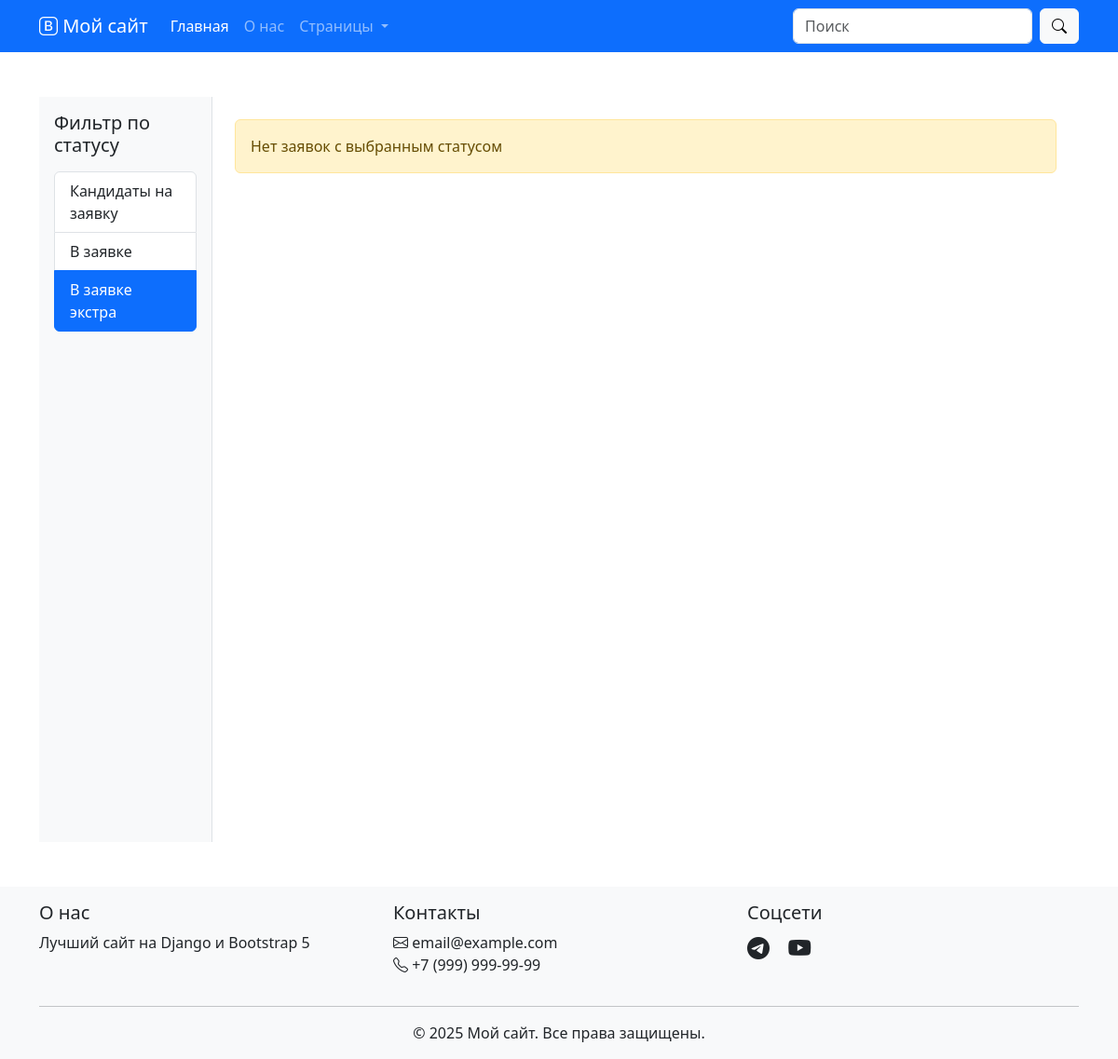
The page /request/?status=extra on the database as committed earlier.
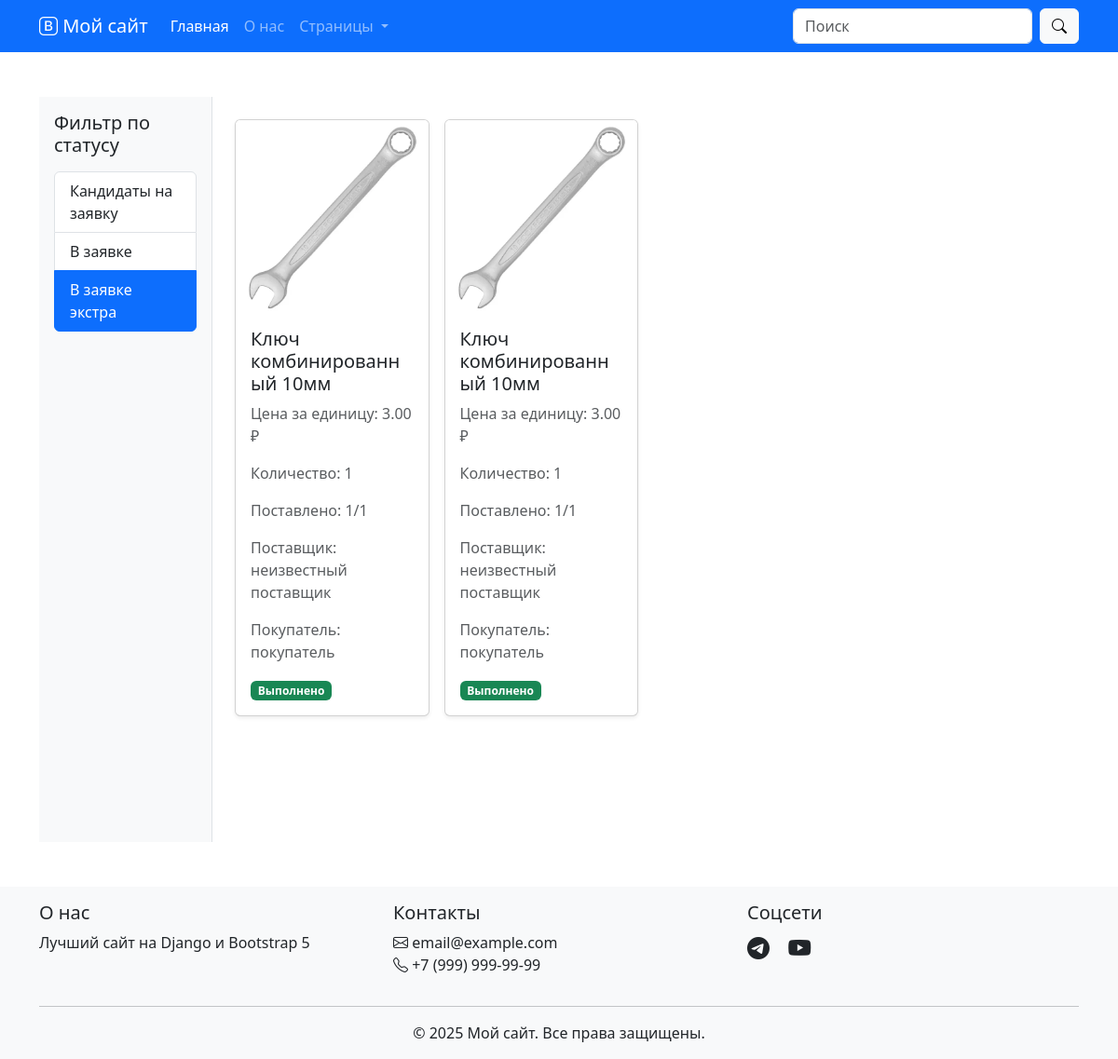
The same page on the database as committed later.
### request/models.py (models this page shows, shortened)
class RequestItem(models.Model):
    request = models.ForeignKey(Request, on_delete=models.CASCADE, related_name='items', verbose_name=_('Заявка'))
    delivered_quantity = models.PositiveIntegerField(_('Поставлено'), default=0, help_text=_('Количество уже поставленных единиц'))
    is_completed = models.BooleanField(_('Выполнено'), default=False, help_text=_('Заявка полностью выполнена'))
    product = models.ForeignKey(Product, on_delete=models.PROTECT, related_name='request_items', verbose_name=_('Товар'))
    quantity = models.PositiveIntegerField(_('Количество'), default=1)
    price_per_unit = models.DecimalField(_('Цена за единицу'), max_digits=10, decimal_places=2, default=0)
    supplier = models.CharField(_('Поставщик'), max_length=255, default='неизвестный поставщик')
    customer = models.CharField(_('Покупатель'), max_length=255, default='покупатель')
    @property
    def delivery_progress(self):
        return f"{self.delivered_quantity}/{self.quantity}"

### goods/models.py (models this page shows, shortened)
class Product(models.Model):
    code = models.CharField(
        max_length=100,
        unique=True,
        verbose_name='Код товара'
    )
    name = models.CharField(
        max_length=255,
        verbose_name='Название товара'
    )
    description = models.TextField(
        verbose_name='Описание товара',
        blank=True,
        null=True
    )
    category = models.ForeignKey(
        Category,
        on_delete=models.SET_NULL,
        related_name='products',
        verbose_name='Категория',
        blank=True,
        null=True
    )
    created_at = models.DateTimeField(
        default=timezone.now,
        verbose_name='Дата создания'
    )
    updated_at = models.DateTimeField(
        auto_now=True,
        verbose_name='Дата последнего обновления'
    )
    class Meta:
        app_label = 'goods'
        verbose_name = 'Товар'
        verbose_name_plural = 'Товары'
        ordering = ['name']
    @property
    def main_image(self):
        return self.product_images.filter(is_main=True).first()

### files/models.py (models this page shows, shortened)
class ProductImage(models.Model):
    product = models.ForeignKey(
        'goods.Product',
        on_delete=models.CASCADE,
        related_name='product_images',
        verbose_name='Товар'
    )
    image = models.ImageField(
        upload_to=product_image_upload_path,
        verbose_name='Изображение'
    )
    code = models.CharField(
        max_length=100,
        verbose_name='Код изображения',
        help_text='Должен совпадать с кодом товара'
    )
    is_main = models.BooleanField(
        default=False,
        verbose_name='Главное изображение'
    )
    created_at = models.DateTimeField(
        auto_now_add=True,
        verbose_name='Дата создания'
    )
    class Meta:
        app_label = 'files'
        verbose_name = 'Изображение товара'
        verbose_name_plural = 'Изображения товаров'
        ordering = ['-is_main', 'created_at']

### request/views.py (the view)
# urls.py: path('', views.requests_view, name='requests_list'),
def requests_view(request):
    status = request.GET.get('status', 'candidate')  # по умолчанию показываем кандидатов
    items = RequestItem.objects.filter(request__status=status).select_related('product', 'request')
    context = {
        'request_items': items,
        'status': status,
    }
    return render(request, 'store/requests.html', context)

### store/templates/store/requests.html (shortened to what this page needs)
{% extends 'store/base.html' %}
{% load static %}
{% block content %}
<div class="container-fluid">
    <div class="row">
        <aside class="col-md-3 col-lg-2 bg-light p-3 border-end vh-100">
            <h5 class="mb-3">Фильтр по статусу</h5>
            <div class="list-group">
                <a href="{% url 'request:requests_list' %}?status=candidate" class="list-group-item list-group-item-action {% if status == 'candidate' %}active{% endif %}">
                    Кандидаты на заявку
                </a>
                <a href="{% url 'request:requests_list' %}?status=in_request" class="list-group-item list-group-item-action {% if status == 'in_request' %}active{% endif %}">
                    В заявке
                </a>
                <a href="{% url 'request:requests_list' %}?status=extra" class="list-group-item list-group-item-action {% if status == 'extra' %}active{% endif %}">
                    В заявке экстра
                </a>
            </div>
        </aside>
        <main class="col-md-9 col-lg-10 p-4">
            <div class="row g-3" id="request-list">
                {% for item in request_items %}
                <div class="col-md-4 col-lg-3" id="request-item-{{ item.id }}">
                    <div class="card h-100 shadow-sm">
                        {% if item.product.main_image %}
                            <img src="{{ item.product.main_image.image.url }}" class="card-img-top" alt="{{ item.product.name }}">
                        {% else %}
                            <img src="{% static 'images/no-image.png' %}" class="card-img-top" alt="{{ item.product.name }}">
                        {% endif %}
                        <div class="card-body">
                            <h5 class="card-title">{{ item.product.name }}</h5>
                            <p class="card-text text-muted">Цена за единицу: {{ item.price_per_unit }} ₽</p>
                            <p class="card-text text-muted">Количество: {{ item.quantity }}</p>
                            <p class="card-text text-muted">Поставлено: {{ item.delivery_progress }}</p>
                            <p class="card-text text-muted">Поставщик: {{ item.supplier }}</p>
                            <p class="card-text text-muted">Покупатель: {{ item.customer }}</p>
                            <span class="badge {% if item.is_completed %}bg-success{% else %}bg-secondary{% endif %}">
                                {% if item.is_completed %}Выполнено{% else %}Не выполнено{% endif %}
                            </span>
                        </div>
                    </div>
                </div>
                {% empty %}
                <div class="col-12">
                    <div class="alert alert-warning">Нет заявок с выбранным статусом</div>
                </div>
                {% endfor %}
            </div>
        </main>
    </div>
</div>
{% endblock %}

Rows that differ between the two databases and show on the page:
added RequestItem: product.main_image.image (picture), product.name "Ключ комбинированный 10мм", price_per_unit "3.00", quantity "1", delivery_progress "1/1", supplier "неизвестный поставщик", customer "покупатель", is_completed "Выполнено"
added RequestItem: product.main_image.image (picture), product.name "Ключ комбинированный 10мм", price_per_unit "3.00", quantity "1", delivery_progress "1/1", supplier "неизвестный поставщик", customer "покупатель", is_completed "Выполнено"
Other text that changed with them:
text no longer shown: "Нет заявок с выбранным статусом"
